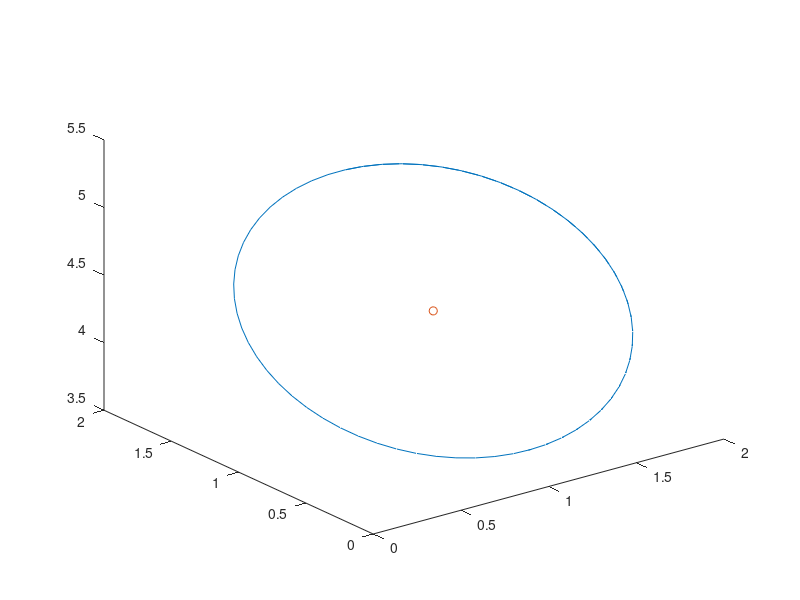
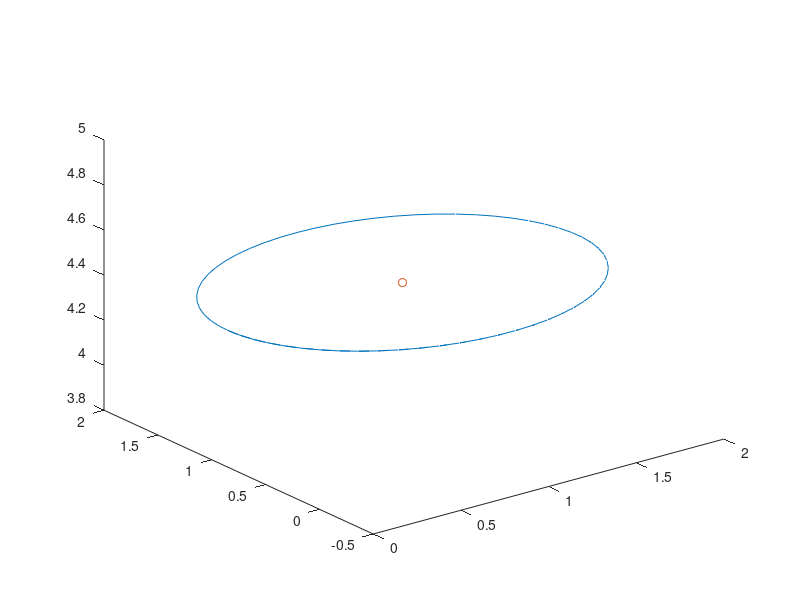

These figures' MATLAB source, in order:
clear
close all

r = 1;
angle = 45; 
%bottom point
po = [1;0.15;3.7];
% po = [0;0.15;3.7];
%center point
c_y = po(2)+r*cosd(angle);
d = sqrt((r)^2-(c_y-po(2))^2);
p = [po(1);c_y;d+po(3)];
%upper point
c_y = p(2)+r*cosd(angle);
d = sqrt(sqrt(r)-(c_y-p(2))^2);
p1 = [p(1);c_y;d+p(3)];


v1 = p1-p;
v1 = v1/norm(v1);
v2 = cross(p1-p,po-p);
v2 = v2/norm(v2);


% t = linspace(0,2*pi);
t = pi:0.1:4*pi;
for i=1:length(t)
    c(:,i) = p+r*cos(t(i))*v1+r*sin(t(i))*v2;
end
figure(1)
plot3(c(1,:),c(2,:),c(3,:))
hold on 
plot3(p(1),p(2),p(3),'o')


% t = linspace(0,2*pi);
x = r*cos(t)+p(1);
y = r*sin(t)+p(2);
z = 0*t+p(3);
figure(2)
plot3(x,y,z);
hold on 
plot3(p(1),p(2),p(3),'o')


% n = input('Enter a number: ');
% 

n = 'c';
switch n
    case 'c'
        disp('negative one')
    otherwise
        disp('other value')
end

% e = 35;
% 
% if e<=15
%     disp('hola hola hola')
% elseif 15<e && e<=30
%     dip('')
% else 
%     disp('lalalala')
% end